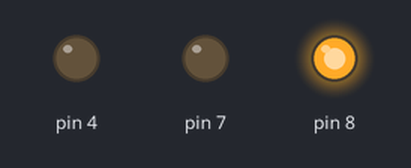
Recording of a sketch running on a simulated Arduino Uno, built with avr-gcc and run on an emulated ATmega328P. Shown: output pins drawn as LEDs (lit = HIGH).

Above: at 0.05 s.
At 2.85 s:
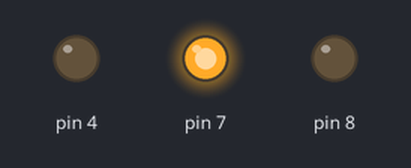
At 5.85 s:
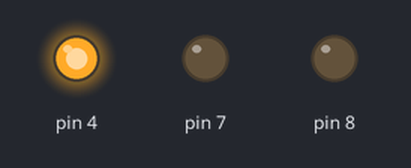
At 11.55 s:
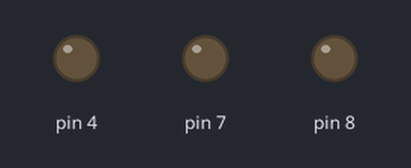
Timing chart, 0 to 11.8 s (numbered marks = the images above):
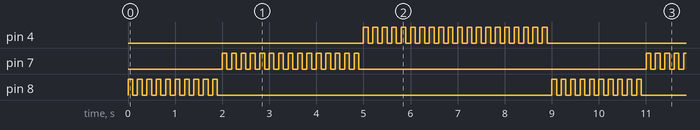

Measured:
- by itself, pin 4: repeats every 9.0 s: HIGH 0.10 s, LOW 5.1 s, 19 × (HIGH 0.10 s, LOW 0.10 s)
- by itself, pin 7: moves between LOW and HIGH, repeating every 9.0 s
- by itself, pin 8: repeats every 9.0 s: 9 × (LOW 0.10 s, HIGH 0.10 s), LOW 7.1 s, HIGH 0.10 s

The sketch:

ratio_10.15.20_blinking.ino
```cpp
void setup() {
  // put your setup code here, to run once:
  pinMode(8, OUTPUT);
  pinMode(7, OUTPUT);
  pinMode(4, OUTPUT);
}

void loop() {
  // put your main code here, to run repeatedly:
  int i = 0;
  while(i < 10){
    digitalWrite(8, HIGH);
    delay(100);
    digitalWrite(8, LOW);
    delay(100);
    i++;
  }

  i = 0;
  while(i < 15){
    digitalWrite(7, HIGH);
    delay(100);
    digitalWrite(7, LOW);
    delay(100);
    i++;
  }

  i = 0;
  while(i < 20){
    digitalWrite(4, HIGH);
    delay(100);
    digitalWrite(4, LOW);
    delay(100);
    i++;
  }

}
```
